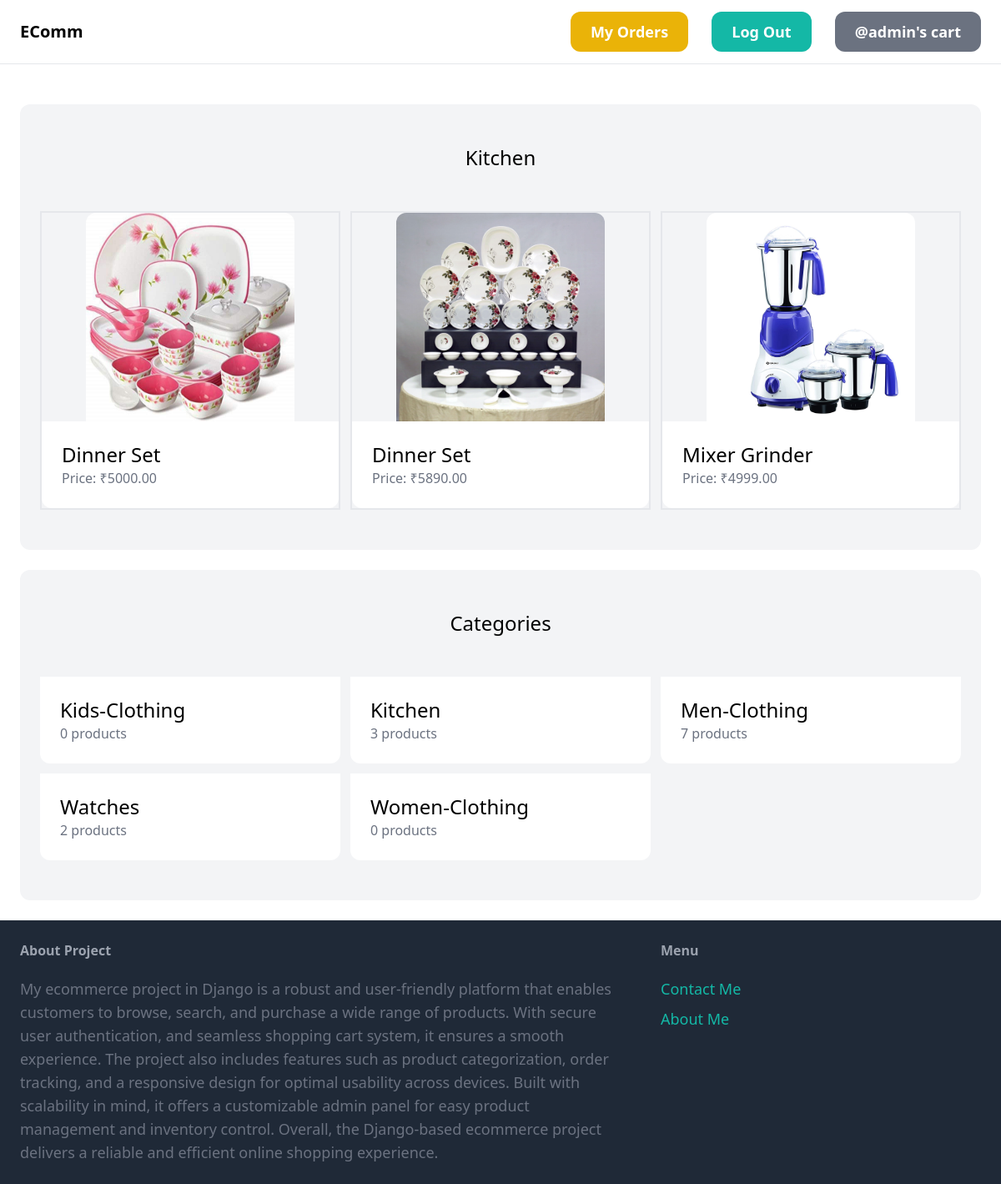
Page /category/Kitchen (signed in) on the committed database.
### store/models.py (models this page shows, shortened)
class Category(models.Model):
    name = models.CharField(max_length=100)
    class Meta:
        ordering = ('name',)
        verbose_name_plural = "Categories"
    def __str__(self) -> str:
        return self.name

class Product(models.Model):
    name = models.CharField(max_length=100)
    description = models.TextField()
    price = models.DecimalField(max_digits=8, decimal_places=2)
    category = models.ForeignKey(Category, on_delete=models.CASCADE)
    img = models.ImageField(upload_to='products', null=True, blank=True)

### store/views.py (the view)
# urls.py: path('category/<str:category>', views.category, name='category'),
def category(request, category):
    category = get_object_or_404(Category, name=category)
    products = Product.objects.filter(category=category)
    categories = Category.objects.all()
    if request.user.is_authenticated:
        myorders = Status.objects.filter(user=request.user)
        return render(request, 'store/category.html',{'products': products, 'myorders':myorders, 'name': category, 'categories':categories})
    return render(request, 'store/category.html',{'products': products, 'name': category, 'categories':categories})

### store/templates/store/category.html (shortened to what this page needs)
{% extends 'store/base.html'%}
{%block content%}
    <div class="mt-6 px-6 py-12 bg-gray-100 rounded-xl">
        <h2 class="mb-12 text-2xl text-center">{{name}}</h2>
        <div class="grid grid-cols-3 gap-3">
            {%for product in products%}
            <div class="border-2">
                <a href="{%url 'store:product_detail' product.id%}">
                    <div class="flex justify-center">
                        <img src="{{product.img.url}}" alt="img1" class="rounded-t-xl" style="height: 250px; width: 70%;">
                    </div>
                    <div class="p-6 bg-white rounded-b-xl">
                        <h2 class="text-2xl">{{product.name}}</h2>
                        <p class="text-gray-500">Price: ₹{{product.price}}</p>
                    </div>
                </a>
            </div>
            {%endfor%}
        </div>
    </div>
    <div class="mt-6 px-6 py-12 bg-gray-100 rounded-xl">
        <h2 class="mb-12 text-2xl text-center">Categories</h2>
        <div class="grid grid-cols-3 gap-3">
            {%for category in categories%}
            <div>
                <a href="{%url 'store:category' category.name%}">
                    <div class="p-6 bg-white rounded-b-xl">
                        <h2 class="text-2xl">{{category.name}}</h2>
                        <p class="text-gray-500">{{category.product_set.count}} products</p>
                    </div>
                </a>
            </div>
            {%endfor%}
        </div>
    </div>
{%endblock%}

### store/templates/store/base.html (shortened to what this page needs)
<!DOCTYPE html>
<html lang="en">
<head>
    <script src="https://cdn.tailwindcss.com"></script>
</head>
<body>
    <nav class="py-6 px-6 flex justify-between items-center border-b border-gray-200">
        <a href="/" class="text-xl font-semibold">EComm</a>
        <div class="space-x-6">
            {%if request.user.is_authenticated%}
            <a href="{%url 'store:track' %}" class="px-6 py-3 text-lg font-semibold bg-yellow-500 text-white rounded-xl hover:bg-yellow-700">My Orders</a>
            <a href="{%url 'store:logout' %}" class="px-6 py-3 text-lg font-semibold bg-teal-500 text-white rounded-xl hover:bg-teal-700">Log Out</a>
            <a href="{%url 'store:view_cart' %}" class="px-6 py-3 text-lg font-semibold bg-gray-500 text-white rounded-xl hover:bg-gray-700">@{{request.user.username}}'s cart</a>
            {%else%}
            <a href="{%url 'store:signup' %}" class="px-6 py-3 text-lg font-semibold bg-teal-500 text-white rounded-xl hover:bg-teal-700">Sign up</a>
            <a href="{%url 'store:login' %}" class="px-6 py-3 text-lg font-semibold bg-gray-500 text-white rounded-xl hover:bg-gray-700">LogIn</a>
            {%endif%}
        </div>
    </nav>
    <div class="px-6 py-6">
        {%block content%}
        {%endblock%}
    </div>
    <footer class="py-6 px-6 flex justify-between bg-gray-800">
        <div class="w-2/3 pr-10">
            <h3 class="mb-5 font-semibold text-gray-400">About Project</h3>
            <p class="text-lg text-gray-500">My ecommerce project in Django is a robust and user-friendly platform that enables customers to browse, search, and purchase a wide range of products. With secure user authentication, and seamless shopping cart system, it ensures a smooth experience. The project also includes features such as product categorization, order tracking, and a responsive design for optimal usability across devices. Built with scalability in mind, it offers a customizable admin panel for easy product management and inventory control. Overall, the Django-based ecommerce project delivers a reliable and efficient online shopping experience.</p>
        </div>
        <div class="w-1/3">
            <h3 class="mb-5 font-semibold text-gray-400">Menu</h3>
            <ul class="space-y-2">
                <li><a href="{%url 'store:contact' %}" class="text-lg text-teal-500 hover:text-teal-700">Contact Me</a></li>
                <li><a href="{%url 'store:about' %}" class="text-lg text-teal-500 hover:text-teal-700">About Me</a></li>
            </ul>
        </div>
    </footer>
</body>
</html>

### rows in the picture
Category: name "Kitchen", product_set.count "3"
Product: img (picture), name "Dinner Set", price "5000.00"
Product: img (picture), name "Dinner Set", price "5890.00"
Product: img (picture), name "Mixer Grinder", price "4999.00"
Category: name "Kids-Clothing", product_set.count "0"
Category: name "Men-Clothing", product_set.count "7"
Category: name "Watches", product_set.count "2"
Category: name "Women-Clothing", product_set.count "0"

### other values in the picture
{{ request.user.username }} "admin"
